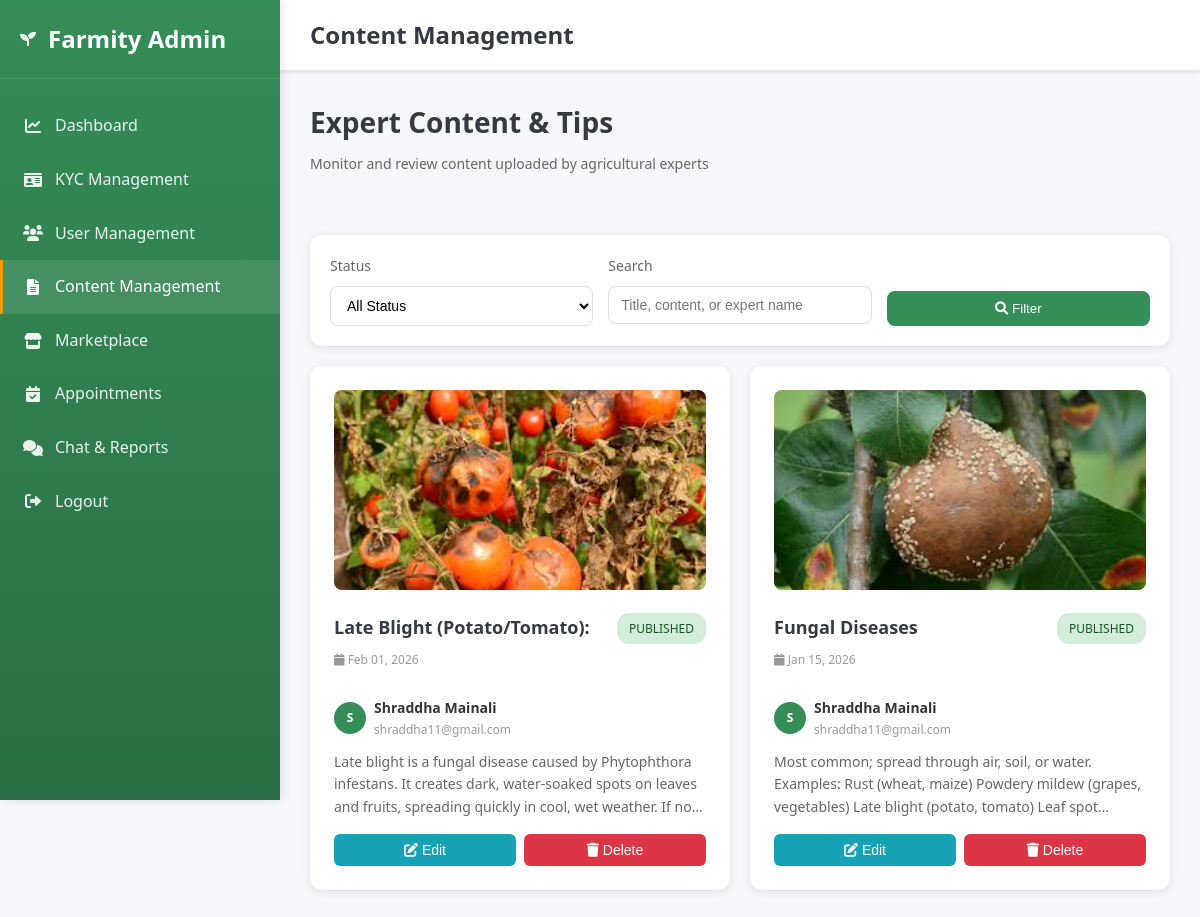
The page /admin-dashboard/content/ (signed in) on the database its author committed.
### accounts/models.py (models this page shows, shortened)
class FarmingTip(models.Model):
    expert = models.ForeignKey(ExpertProfile, on_delete=models.CASCADE, related_name='tips')
    title = models.CharField(max_length=255)
    content = models.TextField()
    image = models.ImageField(upload_to='expert_content_images/', blank=True, null=True)
    is_published = models.BooleanField(default=True)
    created_at = models.DateTimeField(auto_now_add=True)
    class Meta:
        ordering = ('-created_at',)

class ExpertProfile(models.Model):
    user = models.OneToOneField(User, on_delete=models.CASCADE, related_name='expert_profile')
    name = models.CharField(max_length=255, blank=True, null=True)
    photo = models.ImageField(upload_to='expert_photos/', blank=True, null=True)
    qualification = models.CharField(max_length=255, blank=True, null=True)
    specialization = models.CharField(max_length=255, blank=True, null=True)
    experience = models.CharField(max_length=50, blank=True, null=True)

class User(AbstractBaseUser, PermissionsMixin):
    ROLE_CHOICES = (
        ('admin', 'Admin'),
        ('buyer', 'Buyer'),
        ('farmer', 'Farmer'),
        ('agricultural_expert', 'Agricultural Expert'),
        ('vendor', 'Vendor'),
    )
    email = models.EmailField(unique=True)
    role = models.CharField(max_length=20, choices=ROLE_CHOICES, default='buyer')
    is_active = models.BooleanField(default=True)
    is_verified = models.BooleanField(default=False)
    is_staff = models.BooleanField(default=False)
    date_joined = models.DateTimeField(auto_now_add=True)
    objects = UserManager()
    USERNAME_FIELD = 'email'
    REQUIRED_FIELDS = []

### accounts/views.py (the view, shortened to what this page needs)
# urls.py: path('admin-dashboard/content/', admin_content_management, name='admin_content_management'),
@login_required
def admin_content_management(request):
    if request.user.role != 'admin':
        return _redirect_to_role_home_response(request.user)
    content_type = request.GET.get('type', 'all')  # 'tips', 'all'
    status_filter = request.GET.get('status', 'all')
    search_query = request.GET.get('search', '').strip()
    tips = FarmingTip.objects.select_related('expert', 'expert__user').order_by('-created_at')
    if status_filter == 'published':
        tips = tips.filter(is_published=True)
    elif status_filter == 'unpublished':
        tips = tips.filter(is_published=False)
    total_tips = FarmingTip.objects.count()
    published_tips = FarmingTip.objects.filter(is_published=True).count()
    unpublished_tips = FarmingTip.objects.filter(is_published=False).count()
    total_experts = ExpertProfile.objects.count()
    context = {
        'tips': tips,
        'content_type': content_type,
        'status_filter': status_filter,
        'search_query': search_query,
        'total_tips': total_tips,
        'published_tips': published_tips,
        'unpublished_tips': unpublished_tips,
        'total_experts': total_experts,
    }
    return render(request, 'admin_content_management.html', context)

### templates/admin_content_management.html (shortened to what this page needs)
<!DOCTYPE html>
<html lang="en">
<head>
    <link rel="stylesheet" href="/static/css/style.css">
    <link href="https://cdnjs.cloudflare.com/ajax/libs/font-awesome/6.0.0/css/all.min.css" rel="stylesheet">
</head>
<body>
    <aside class="sidebar">
        <div class="sidebar-header">
            <i class="fas fa-seedling"></i>
            <h2>Farmity Admin</h2>
        </div>
        <nav class="sidebar-menu">
            <a href="{% url 'admin_dashboard' %}" class="menu-item">
                <i class="fas fa-chart-line"></i>
                <span>Dashboard</span>
            </a>
            <a href="{% url 'admin_kyc_management' %}" class="menu-item">
                <i class="fas fa-id-card"></i>
                <span>KYC Management</span>
            </a>
            <a href="{% url 'admin_user_management' %}" class="menu-item">
                <i class="fas fa-users"></i>
                <span>User Management</span>
            </a>
            <a href="{% url 'admin_content_management' %}" class="menu-item active">
                <i class="fas fa-file-alt"></i>
                <span>Content Management</span>
            </a>
            <a href="{% url 'admin_marketplace_oversight' %}" class="menu-item">
                <i class="fas fa-store"></i>
                <span>Marketplace</span>
            </a>
            <a href="{% url 'admin_appointment_management' %}" class="menu-item">
                <i class="fas fa-calendar-check"></i>
                <span>Appointments</span>
            </a>
            <a href="{% url 'admin_chat_reports' %}" class="menu-item">
                <i class="fas fa-comments"></i>
                <span>Chat & Reports</span>
            </a>
            <a href="{% url 'logout' %}" class="menu-item">
                <i class="fas fa-sign-out-alt"></i>
                <span>Logout</span>
            </a>
        </nav>
    </aside>
    <div class="main-content">
        <header class="top-header">
            <h1 class="header-title">Content Management</h1>
        </header>
        <div class="dashboard-content">
            <div class="page-header">
                <h2 class="page-title">Expert Content & Tips</h2>
                <p class="page-subtitle">Monitor and review content uploaded by agricultural experts</p>
            </div>
            <div class="stats-grid">
                <div class="stat-card">
                    <div class="stat-value">{{ total_tips }}</div>
                    <div class="stat-label">Total Tips</div>
                </div>
                <div class="stat-card">
                    <div class="stat-value">{{ published_tips }}</div>
                    <div class="stat-label">Published</div>
                </div>
                <div class="stat-card">
                    <div class="stat-value">{{ unpublished_tips }}</div>
                    <div class="stat-label">Unpublished</div>
                </div>
                <div class="stat-card">
                    <div class="stat-value">{{ total_experts }}</div>
                    <div class="stat-label">Total Experts</div>
                </div>
            </div>
            <div class="filters-section">
                <form method="GET" action="{% url 'admin_content_management' %}">
                    <div class="filters-grid">
                        <div class="filter-group">
                            <label class="filter-label">Status</label>
                            <select name="status" class="filter-select">
                                <option value="all" {% if status_filter == 'all' %}selected{% endif %}>All Status</option>
                            </select>
                        </div>
                        <div class="filter-group">
                            <label class="filter-label">Search</label>
                            <input type="text" name="search" class="filter-input" placeholder="Title, content, or expert name" value="{{ search_query }}">
                        </div>
                        <div class="filter-group" style="justify-content: flex-end;">
                            <button type="submit" class="filter-btn">
                                <i class="fas fa-search"></i> Filter
                            </button>
                        </div>
                    </div>
                </form>
            </div>
            <div class="content-grid">
                {% for tip in tips %}
                <div class="content-card">
                    {% if tip.image %}
                    <img src="{{ tip.image.url }}" alt="{{ tip.title }}" class="content-image">
                    {% endif %}
                    <div class="content-header">
                        <div>
                            <h3 class="content-title">{{ tip.title }}</h3>
                            <div class="content-meta">
                                <i class="fas fa-calendar"></i> {{ tip.created_at|date:"M d, Y" }}
                            </div>
                        </div>
                        <span class="status-badge {% if tip.is_published %}published{% else %}unpublished{% endif %}">
                            {% if tip.is_published %}Published{% else %}Unpublished{% endif %}
                        </span>
                    </div>
                    <div class="content-expert">
                        <div class="expert-avatar">
                            {{ tip.expert.name|first|upper|default:"E" }}
                        </div>
                        <div>
                            <div style="font-weight: 600; font-size: 14px;">{{ tip.expert.name|default:tip.expert.user.email }}</div>
                            <div style="font-size: 12px; color: #999;">{{ tip.expert.user.email }}</div>
                        </div>
                    </div>
                    <div class="content-preview">{{ tip.content|truncatewords:30 }}</div>
                    <div style="display: flex; gap: 8px; margin-top: 16px;">
                        <button class="btn btn-edit" onclick="openEditTipModal({{ tip.id }}, '{{ tip.title|escapejs }}', '{{ tip.content|escapejs }}', {{ tip.is_published|yesno:"true,false" }})" style="flex: 1;">
                            <i class="fas fa-edit"></i> Edit
                        </button>
                        <button class="btn btn-delete" onclick="confirmDeleteTip({{ tip.id }}, '{{ tip.title|escapejs }}')" style="flex: 1;">
                            <i class="fas fa-trash"></i> Delete
                        </button>
                    </div>
                </div>
                {% empty %}
                <div style="grid-column: 1 / -1; text-align: center; padding: 40px; color: #999;">
                    No content found
                </div>
                {% endfor %}
            </div>
        </div>
    </div>
</body>
</html>

### static/css/style.css (style rules this page uses)
* { margin: 0; padding: 0; box-sizing: border-box; }
:root { --athens-gray: #E9EBF1; --sea-green: #358D58; --sushi: #A8AD3B; --paarl: #A04A24; --white: #ffffff; --text-dark: #333333; --text-gray: #666666; --border-gray: #dddddd; --light-gray: #f5f5f5; }
body { font-family: 'Segoe UI', Tahoma, Geneva, Verdana, sans-serif; line-height: 1.6; color: var(--text-dark); background: var(--white); }
.stat-card { position: absolute; top: -20px; left: -20px; background: var(--white); padding: 1rem 1.5rem; border-radius: 15px; box-shadow: 0 4px 15px rgba(0,0,0,0.1); display: flex; align-items: center; gap: 1rem; z-index: 10; }
.stat-label { font-size: 0.9rem; color: var(--text-gray); }
.stat-value { font-size: 1.5rem; font-weight: bold; color: var(--sea-green); }
html, body { height: 100%; margin: 0; padding: 0; }

### rows shown on the page
FarmingTip: image (picture), title "Late Blight (Potato/Tomato):", created_at "Feb 01, 2026", is_published "PUBLISHED", expert.name|first "S", expert.name "Shraddha Mainali", expert.user.email "shraddha11@gmail.com", content "Late blight is a fungal disease caused by Phytophthora infestans. It creates dark, water-soaked spots on leaves and fruits, spreading quickly in cool, wet weather. If…"
FarmingTip: image (picture), title "Fungal Diseases", created_at "Jan 15, 2026", is_published "PUBLISHED", expert.name|first "S", expert.name "Shraddha Mainali", expert.user.email "shraddha11@gmail.com", content "Most common; spread through air, soil, or water. Examples: Rust (wheat, maize) Powdery mildew (grapes, vegetables) Late blight (potato, tomato) Leaf…"
